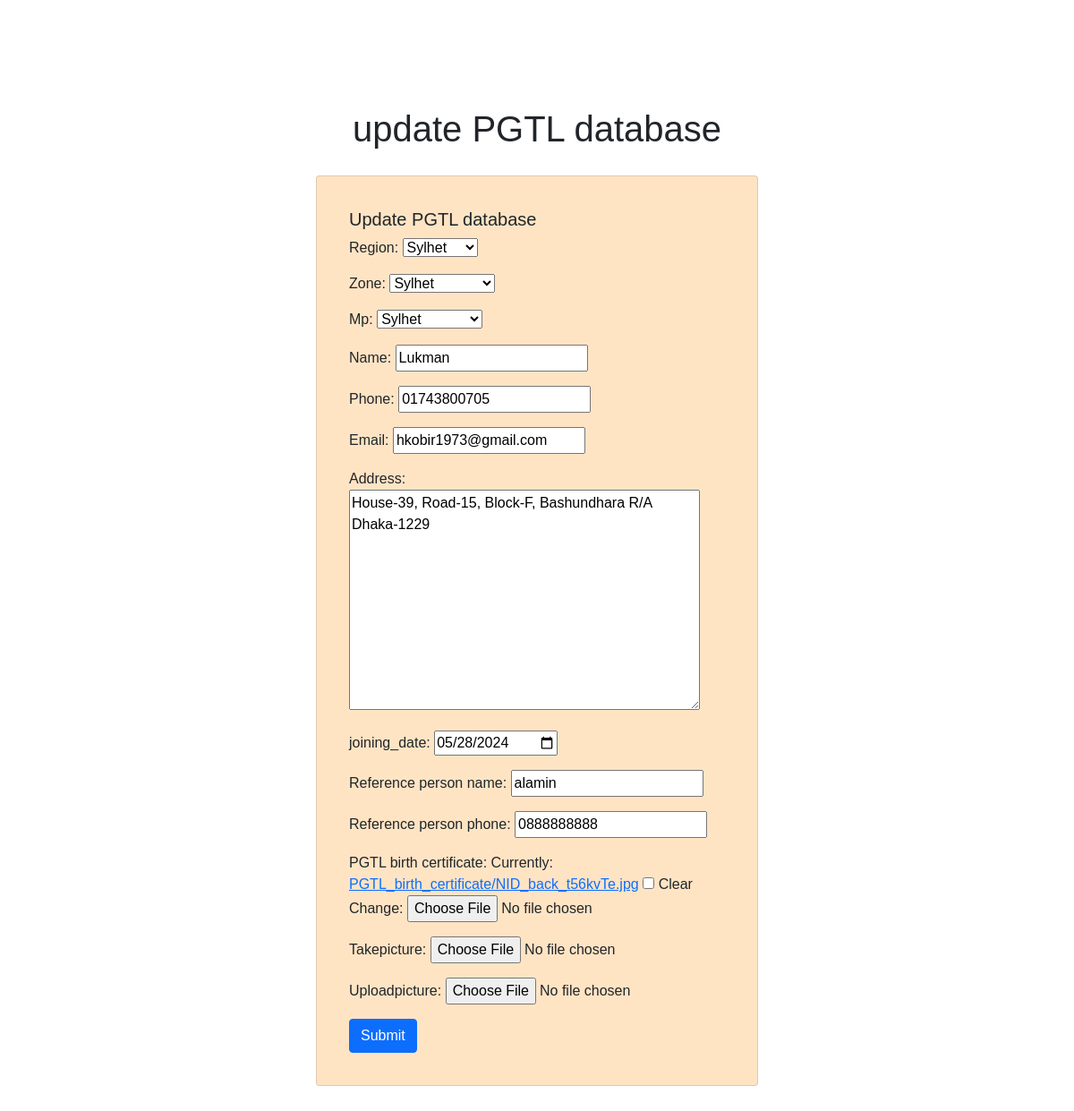
Screenshot of /common/update_pgtl_database/1/ with the database file from the repository.
### common/models.py (models this page shows, shortened)
class PGTLdatabase(models.Model):
    region = models.CharField(max_length=100,choices=REGION_CHOICES,null=True,blank=True)
    zone = models.CharField(max_length=100,choices=ZONE_CHOICES,null=True,blank=True)
    mp = models.CharField(max_length=100,choices= MP_CHOICES,null=True,blank=True)
    name = models.CharField(max_length=100)
    pgtl_id = models.CharField(max_length=150,null=True, blank=True)
    phone = models.CharField(max_length=100)
    email = models.EmailField()
    address = models.TextField()
    PGTL_photo = models.ImageField(upload_to='PGTL_photo', blank=True, null=True)
    PGTL_birth_certificate = models.FileField(upload_to='PGTL_birth_certificate',blank=True, null=True)
    joining_date=models.DateField(null=True,blank=True)
    PGTL_salary = models.DecimalField(max_digits=15,decimal_places=2,null=True,blank=True)
    reference_person_name = models.CharField(max_length=100,null=True,blank=True)
    reference_person_phone = models.CharField(max_length=100,null=True,blank=True)
    created_at = models.DateField(default=timezone.now)

### common/views.py (the view)
# urls.py: path('update_pgtl_database/<int:pgtl_id>/', views.update_pgtl_database, name='update_pgtl_database'),
def update_pgtl_database(request, pgtl_id):
    pgtl_instance = get_object_or_404(PGTLdatabase, id=pgtl_id)
    if request.method == 'POST':
        form = PGTLForm(request.POST, request.FILES, instance=pgtl_instance)
        if form.is_valid():
            form.save()
            messages.success(request, "Entries updated successfully")
            return redirect('common:view_pgr_database')  # Replace 'success_page' with the name of your success page
    else:
        form = PGTLForm(instance=pgtl_instance)
    return render(request, 'common/update_pgtl_database.html', {'form': form, 'pgtl_instance': pgtl_instance})

### common/forms.py (shortened to what this page needs)
class PGTLForm(forms.ModelForm):
    TakePicture = forms.ImageField(required=False, widget=forms.ClearableFileInput(attrs={'accept': 'image/*', 'capture': 'camera'}))
    UploadPicture = forms.ImageField(required=False,widget=forms.ClearableFileInput(attrs={'accept': 'image/*'}))
    joining_date = forms.DateField(label='joining_date', required=False, widget=forms.DateInput(attrs={'type': 'date'}))
    class Meta:
        model = PGTLdatabase
        fields = [
            'region', 'zone', 'mp', 'name','phone', 'email',
            'address','joining_date','reference_person_name','reference_person_phone', 'PGTL_birth_certificate'
        ]

### account/context_processors.py (called while the page is built)
def user_info(request):
    user = request.user
    profile_picture_url = None
    if user.is_authenticated:
        profile_picture_url = user.profile_picture.url if user.profile_picture else None
    return {
        'user_info': user.name if user.is_authenticated else None,
        'profile_picture_url': profile_picture_url
    }

### templates/common/update_pgtl_database.html (shortened to what this page needs)
{% extends "base.html" %}
{% load static %}
{% block content %}
    <h1 class ='text-center'>update PGTL database</h1>
    <div class="container-fluid">
        <div class="row row-cols-1 row-cols-md-3">
            <div class="d-none d-md-block col-md-3"></div>
              <div class="col-ms-12 col-md-6">
                <div class="card" style="margin:20px;padding:20px;background-color: bisque;">
                    <div class="card-body">
                        <h5 class="card-title">Update PGTL database</h5>
                        <form method="post" enctype="multipart/form-data" id="ticketForm">
                            {{ form.as_p }}
                            <div><button type="submit" class="btn btn-primary">Submit</button></div>
                        </form>
                    </div>
                </div>
            </div>
            <div class="d-none d-md-block col-md-3"></div>
        </div>
    </div>
    <div class="col" style="height:1200px"></div>
{% endblock %}

### templates/base.html (style rules this page uses)
html, body { font-family: Verdana, sans-serif; background: white; }

### templates/common/update_pgtl_database.html (style rules this page uses)
html, body { font-family: Verdana, sans-serif; }

### rows the page displays
PGTLdatabase: region "Sylhet", zone "Sylhet", mp "Sylhet", name "Lukman", phone "01743800705", email "hkobir1973@gmail.com", address "House-39, Road-15, Block-F, Bashundhara R/A Dhaka-1229", joining_date "05/28/2024", reference_person_name "alamin", reference_person_phone "0888888888"
